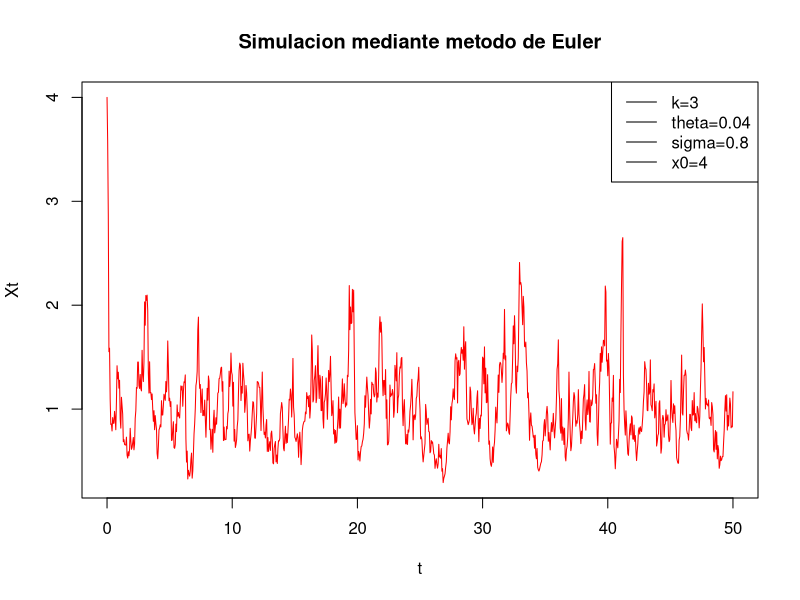

Here is the R script that generated this plot:
# Parámetros
T <- 50            # Tiempo final
n <- 1000

#Generador trayectoria Browniano
brown<-function(w0,n,T){
  delta<-T/n #Delta de la partición
  W<-c(w0) #Valor inicial
  for (i in 1:n) {
    x<-rnorm(1,mean=0, sd=1) #num aleatorio normal
    w<-W[i]+x*sqrt(delta) 
    W<-c(W,w)
  }
  return(W)
}
W<-brown(w0=0,n,T)

#Generamos la función que simula el proceso ou
OUG<-function(x0,k,theta,sigma,n,T,W){
  delta<-T/n
  X <- c(x0)
  for (i in 1:n) {
    x<- X[i]+k*(theta-log(X[i]))*X[i]*delta + sigma*X[i]*(W[i+1]-W[i])
    X<-c(X,x)
  }
  return(X)
  
}
tiempo<-seq(from=0, to=T,by=T/n)

p<-OUG(x0=4,k=3,theta=0.04,sigma =0.8,n,T,W)

# Graficamos Xt
plot(tiempo, p, type = "l", col = "red", xlab="t", ylab = "Xt", main= "Simulacion mediante metodo de Euler")
legend("topright", legend = c("k=3","theta=0.04","sigma=0.8", "x0=4" ), lty = 1)


